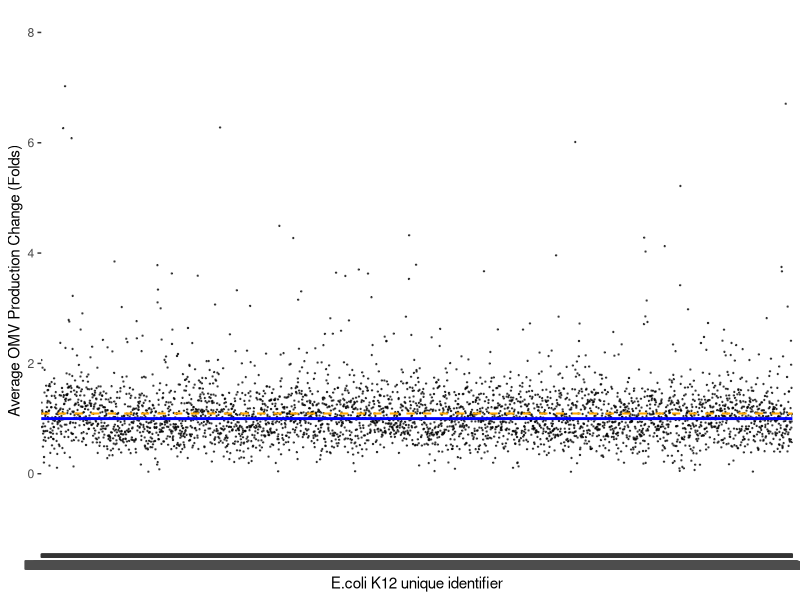
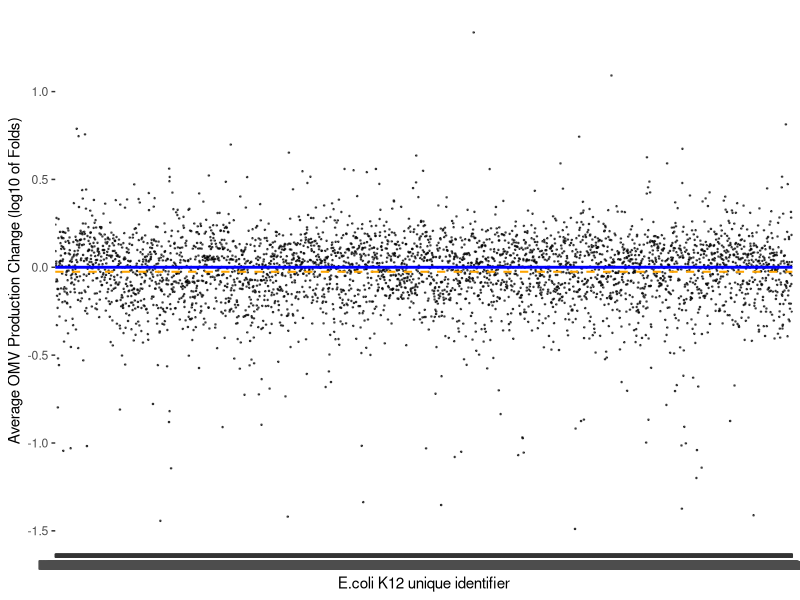
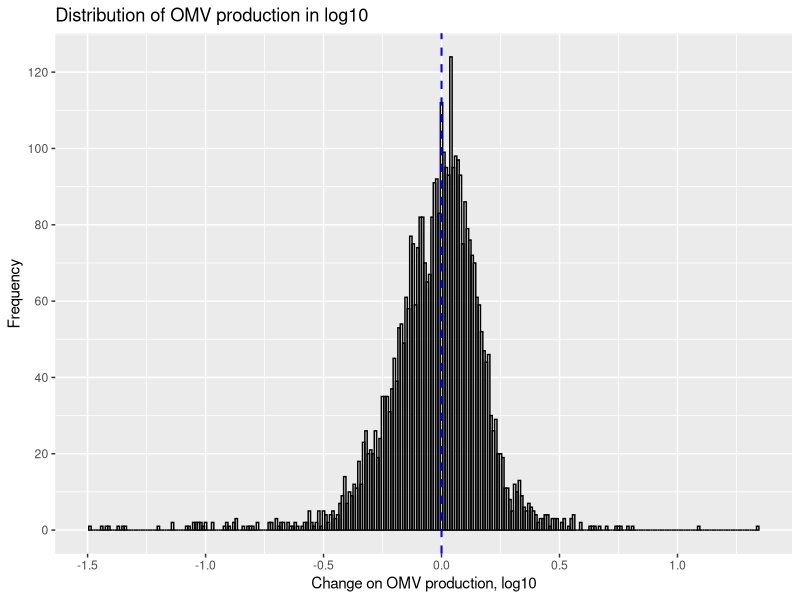

Source code (R) for these figures, in order:
## ---- chunk 1
knitr::opts_chunk$set(echo = TRUE)
## ---- chunk 2
library(tidyverse)
## ---- chunk 3
vesiculation<- read_csv("../Data/vesiculation.csv")
## ---- chunk 4
summarize(vesiculation, 
          averageLogOMV=mean(average.log.OMV), 
          minimumLogOMV=min(average.log.OMV),
          maximumLogOMV=max(average.log.OMV),
          medianLogOMV=median(average.log.OMV),
          
          averageAntilogOMV=mean(average.antilog.omv),
          minimumAntilogOMV=min(average.antilog.omv),
          maximumAntilogOMV=max(average.antilog.omv),
          medianAntilogOMV=median(average.antilog.omv),
          
          averageSTDEVAntilog=mean(stdev.antilog))
## ---- chunk 5
ggplot(data=vesiculation) +
  aes(x=bID) + 
  labs(x= "E.coli K12 unique identifier") +
  aes(y=average.antilog.omv) +
  ylim(-1,8)+
  labs(y="Average OMV Production Change (Folds)")+
  geom_point(size=0.20,alpha=0.6)+
  geom_hline(yintercept=1, color="blue", linetype="solid", size=1)+
  geom_hline(yintercept=1.091811, color="orange",linetype="dashed", size=0.7)
  labs(title = "Average impact on OMV production (Antilogged, Linear)")
## ---- chunk 6
ggplot(data=vesiculation) +
  aes(x=bID) + 
  labs(x= "E.coli K12 unique identifier") +
  aes(y=average.log.OMV) +
  labs(y="Average OMV Production Change (log10 of Folds)")+
  geom_point(size=0.25, alpha=0.6)+
  geom_hline(yintercept=0, color="blue", linetype="solid", size=1)+
  geom_hline(yintercept=-0.02552768, color="orange",linetype="dashed", size=0.7)
  labs(title = "Average impact on OMV production (Log10)")
## ---- chunk 7
ggplot(data=vesiculation) +
  aes(x=average.log.OMV) +
  labs(x="Change on OMV production, log10") +
  aes(y=..count..) +
  labs(y="Frequency") +
  scale_y_continuous(breaks = seq(0, 140, by = 20))+
  geom_histogram(fill="transparent",color="black",binwidth=0.01) +
  geom_vline(xintercept=0, color="blue",size=0.7, linetype="dashed") +
  labs(title="Distribution of OMV production in log10")
